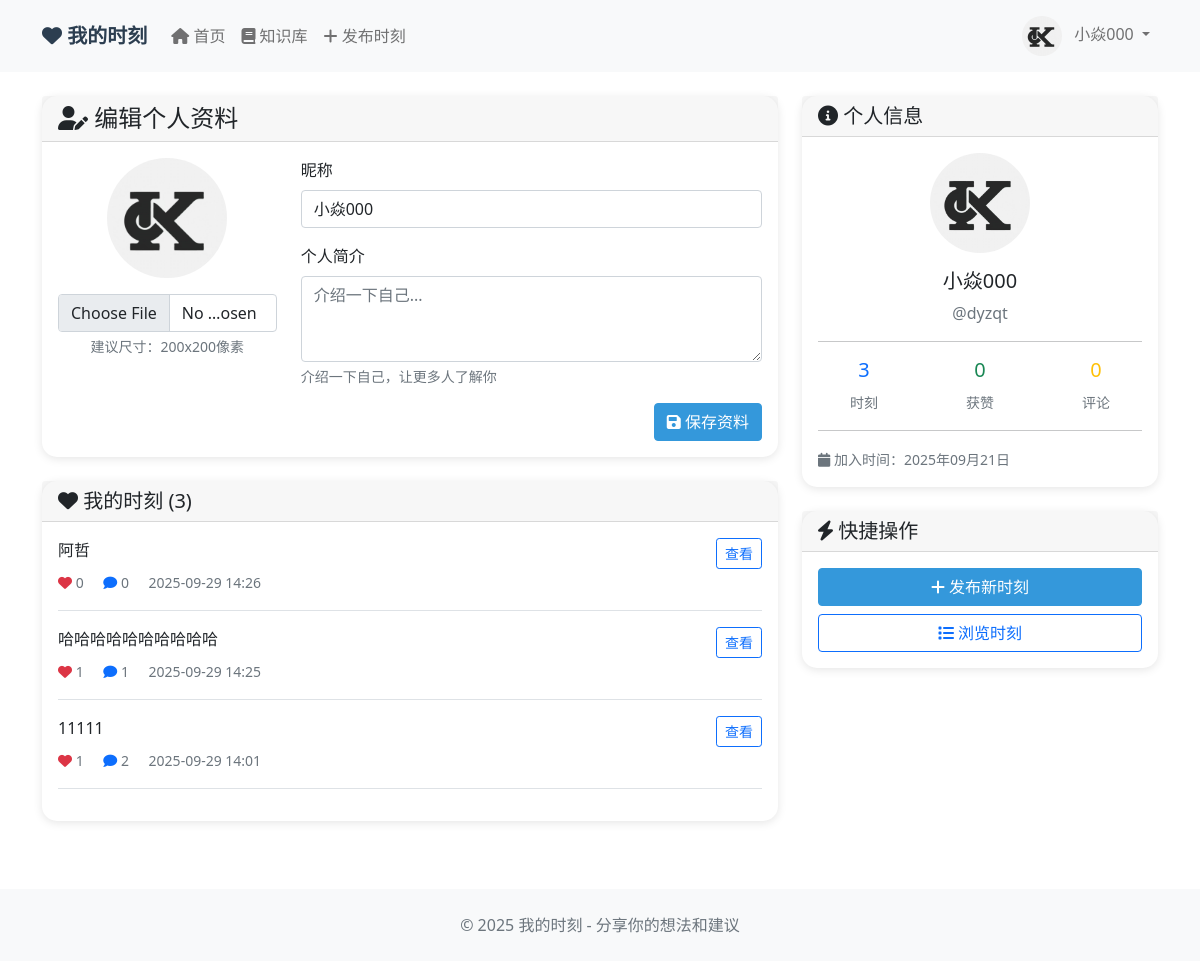
The app's page /moments/profile/ (signed in), older data.
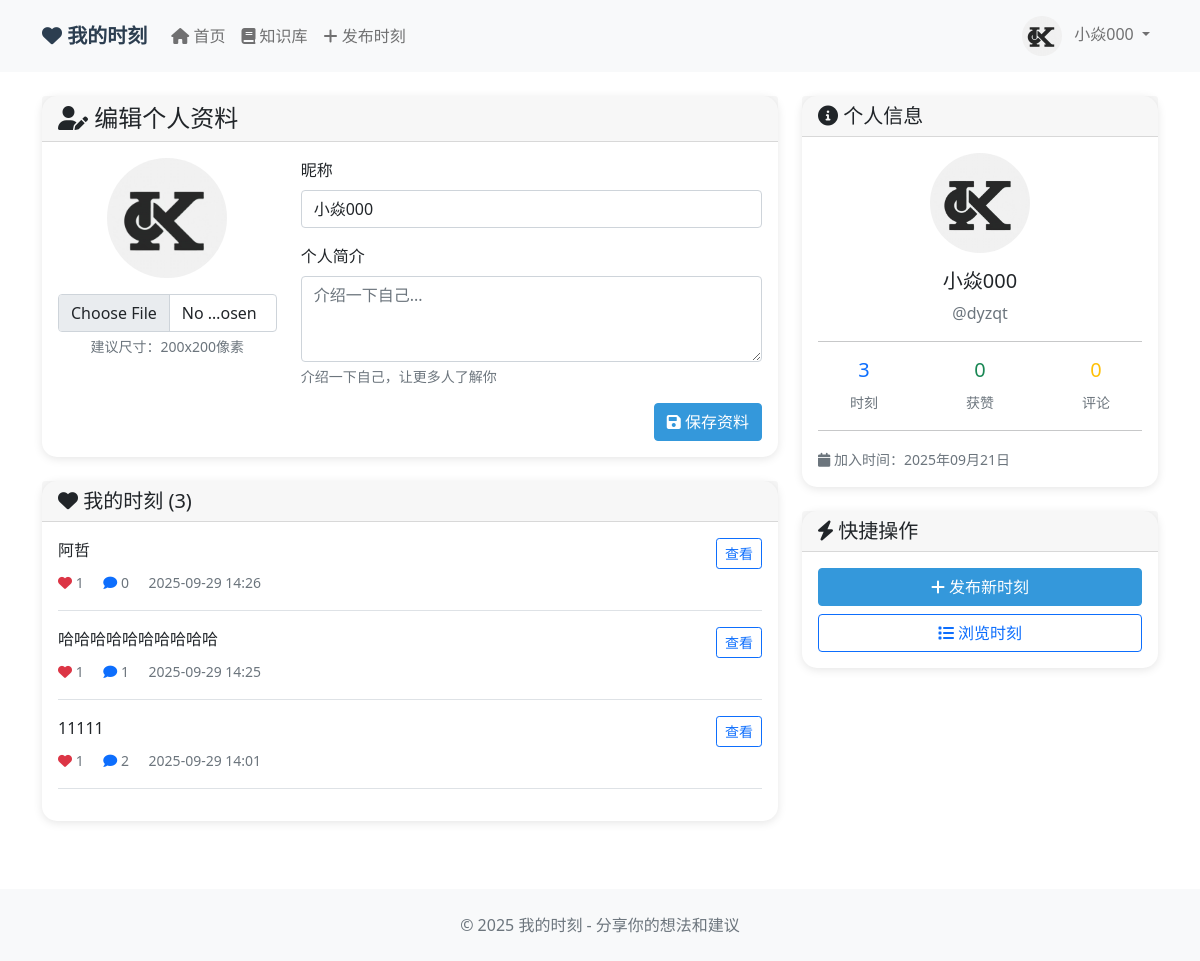
The same page, newer data.
### moments/models.py (models this page shows)
class Moment(models.Model):
    author = models.ForeignKey(User, on_delete=models.CASCADE, related_name='moments', verbose_name='作者')
    content = models.TextField(max_length=1000, verbose_name='内容')
    created_at = models.DateTimeField(auto_now_add=True, verbose_name='创建时间')
    updated_at = models.DateTimeField(auto_now=True, verbose_name='更新时间')
    likes_count = models.PositiveIntegerField(default=0, verbose_name='点赞数')
    comments_count = models.PositiveIntegerField(default=0, verbose_name='评论数')
    is_public = models.BooleanField(default=True, verbose_name='是否公开')

### moments/views.py (the view)
# urls.py: path('profile/', views.profile_view, name='profile'),
@login_required
def profile_view(request):
    profile, created = UserProfile.objects.get_or_create(user=request.user)
    user_moments = Moment.objects.filter(author=request.user).order_by('-created_at')
    if request.method == 'POST':
        form = UserProfileForm(request.POST, request.FILES, instance=profile)
        if form.is_valid():
            form.save()
            messages.success(request, '资料更新成功！')
            return redirect('moments:profile')
    else:
        form = UserProfileForm(instance=profile)
    context = {
        'profile': profile,
        'form': form,
        'user_moments': user_moments,
    }
    return render(request, 'moments/profile.html', context)

### moments/forms.py
class UserProfileForm(forms.ModelForm):
    nickname = forms.CharField(
        max_length=50,
        widget=forms.TextInput(attrs={
            'class': 'form-control',
            'placeholder': '请输入昵称'
        }),
        label='昵称'
    )
    bio = forms.CharField(
        max_length=500,
        required=False,
        widget=forms.Textarea(attrs={
            'class': 'form-control',
            'rows': 3,
            'placeholder': '介绍一下自己...'
        }),
        label='个人简介'
    )
    avatar = forms.ImageField(
        required=False,
        widget=forms.FileInput(attrs={
            'class': 'form-control',
            'accept': 'image/*'
        }),
        label='头像'
    )
    class Meta:
        model = UserProfile
        fields = ['nickname', 'bio', 'avatar']

### moments/templates/moments/profile.html (shortened to what the changed rows need)
{% extends 'moments/base.html' %}
{% block content %}
<div class="row">
    <div class="col-lg-8">
        <div class="card moment-card mt-4">
            <div class="card-body">
                {% for moment in user_moments %}
                <div class="border-bottom pb-3 mb-3">
                    <div class="d-flex justify-content-between align-items-start">
                        <div class="flex-grow-1">
                            <p class="mb-2">{{ moment.content|truncatewords:20 }}</p>
                            <small class="text-muted">
                                <i class="fas fa-heart text-danger"></i> {{ moment.likes_count }}
                                <i class="fas fa-comment text-primary ms-3"></i> {{ moment.comments_count }}
                                <span class="ms-3">{{ moment.created_at|date:"Y-m-d H:i" }}</span>
                            </small>
                        </div>
                        <a href="{% url 'moments:moment_detail' moment.id %}" class="btn btn-outline-primary btn-sm">
                            查看
                        </a>
                    </div>
                </div>
                {% endfor %}
            </div>
        </div>
    </div>
</div>
{% endblock %}

Row changes from the older to the newer data that the page shows:
changed Moment "阿哲": likes_count "0" → "1"
